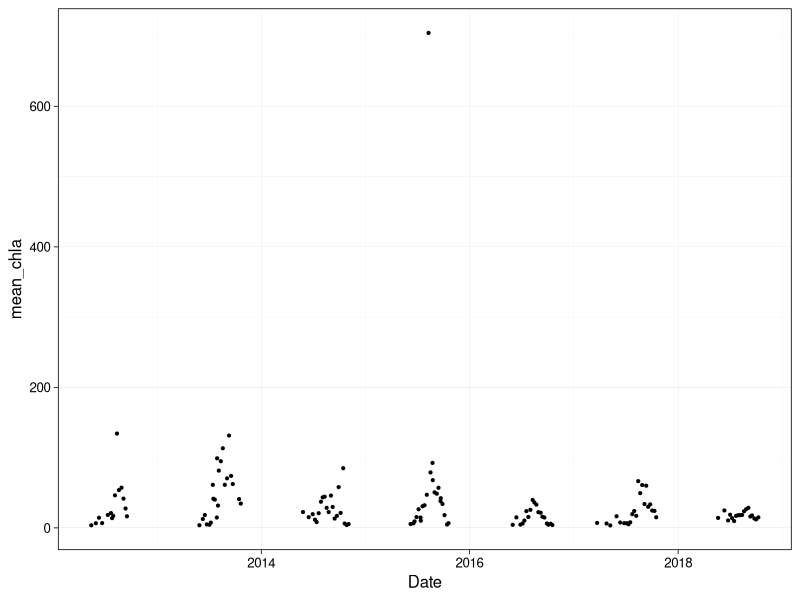
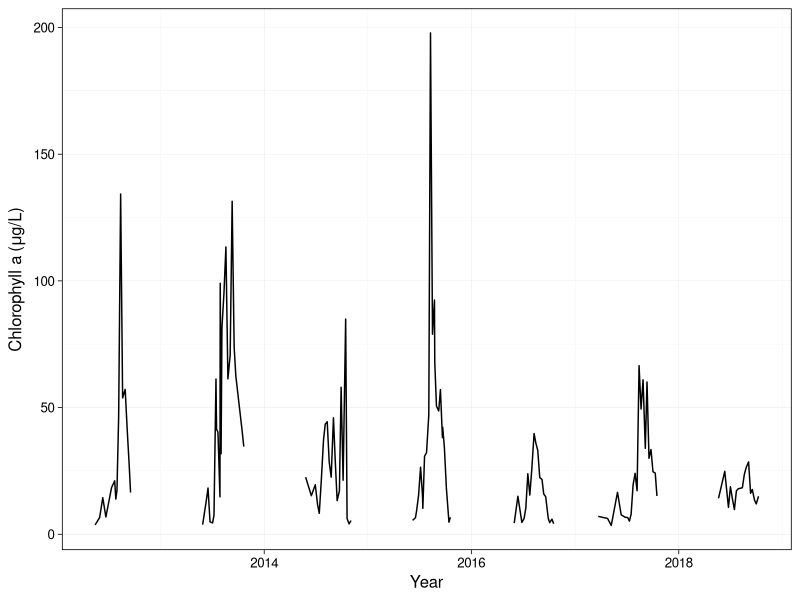
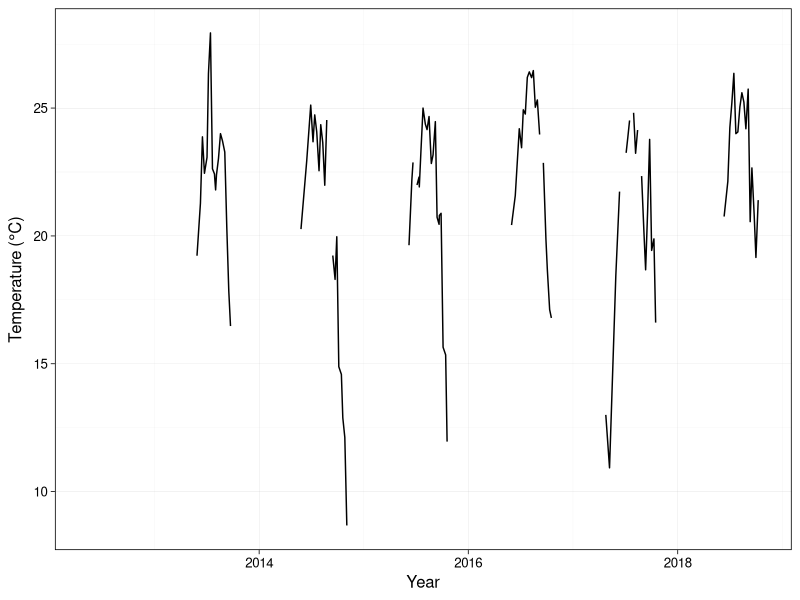
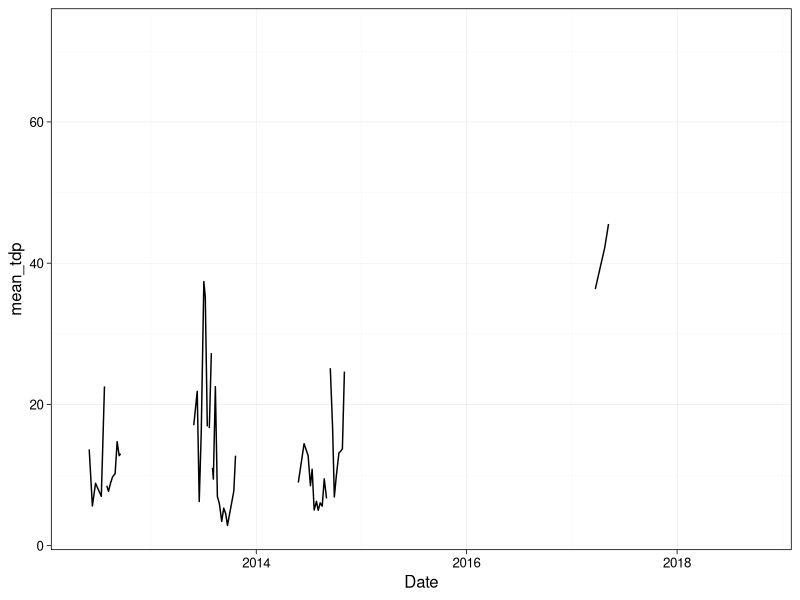
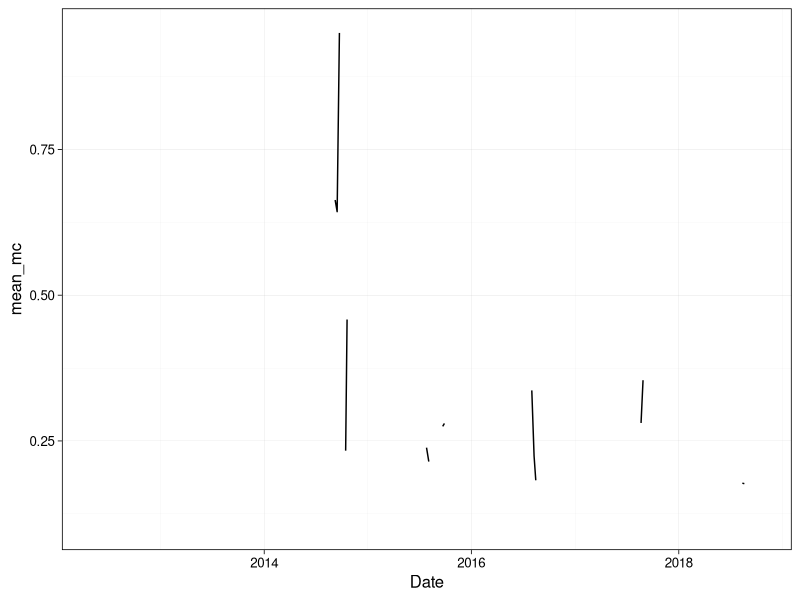

These figures' R source, in order: (Note: this script raises an error after producing the figures.)
library(tidyverse)
#install.packages("lubridate")
library(lubridate)

##setting ggplot theme
ggplot_theme <- theme_linedraw(base_size = 12) +
  theme(panel.grid=element_line(colour="gray"),
        axis.text = element_text(color = "black"), 
        legend.position = "top")
theme_set(ggplot_theme)

##load data
Erie_data <- read.csv("./Data/Processed/Erie_2012_2018_processed.csv")
View(Erie_data)

##data wrangling
class(Erie_data$Date)
Erie_data$Date <- as.Date(Erie_data$Date, format="%m/%d/%Y")

Erie_data_subset <- data_frame(Erie_data$Date, Erie_data$Sample.Depth.category, 
                               Erie_data$CTD.Temperature.b0C, 
                               Erie_data$CTD.Dissolved.Oxygen.mg.L,
                               Erie_data$Dissolved.Microcystin.b5g.L,
                               Erie_data$Extracted.Chlorophyll.a.b5g.L, 
                               Erie_data$Extracted.Phycocyanin.b5g.L, 
                               Erie_data$Total.Dissolved.Phosphorus.b5g.P.L,
                               Erie_data$Ammonia.b5g.N.L,
                               Erie_data$Nitrate..Nitrite.mg.N.L,
                               Erie_data$Urea.b5g.N.L)

colnames(Erie_data_subset) <- c("Date", "Depth_category", "Temp", "DO", "MC", "Chla", "PC", "TDP", "NH3", "NO23", "urea")
View(Erie_data_subset)

Erie_data_date_means <- Erie_data_subset %>%
  group_by(Date) %>%
  summarize(mean_chla = mean(Chla, na.rm=T),
            mean_temp = mean(Temp, na.rm=T),
            mean_mc = mean(MC,na.rm=T),
            mean_do = mean(DO,na.rm=T),
            mean_tdp = mean(TDP, na.rm=T),
            mean_no23 = mean(NO23, na.rm=T)) %>%
  mutate(month = month(Date)) %>%
  mutate(year = year(Date))

View(Erie_data_date_means)

# Days <- as.data.frame(seq(as.Date("2012-03-01"), as.Date("2018-11-30"), "days"))
# colnames(Days)[1] <- "Date"
# 
# Erie_data_subset2 <- left_join(Days, Erie_data_date_means, by = "Date")
# View(Erie_data_subset2)

chla_plot <- ggplot() +
  geom_point(data=Erie_data_date_means, aes(x=Date, y=mean_chla),
             size=0.75)

chla_plot

Erie_data_date_means2 <- Erie_data_subset %>%
  filter(Chla < 6000) %>%
  group_by(Date) %>%
  summarize(mean_chla = mean(Chla),
            mean_temp = mean(Temp),
            mean_mc = mean(MC),
            mean_do = mean(DO),
            mean_tdp = mean(TDP),
            mean_no23 = mean(NO23)) %>%
  mutate(month = month(Date)) %>%
  mutate(year = year(Date))
View(Erie_data_date_means2)

Erie_data_date_means3 <- rbind(Erie_data_date_means2[1:15, ],
                               NA,
                               Erie_data_date_means2[16:37, ], 
                               NA,
                               Erie_data_date_means2[38:58, ],
                               NA,
                               Erie_data_date_means2[59:81, ],
                               NA,
                               Erie_data_date_means2[82:100, ],
                               NA,
                               Erie_data_date_means2[101:122, ],
                               NA,
                               Erie_data_date_means2[123:140, ])

Date_2012 <- as.Date("12/31/2012", format = "%m/%d/%Y")
#Date_2012 <- year(Date_2012)

Date_2013 <- as.Date("12/31/2013", format = "%m/%d/%Y")
#Date_2013 <- year(Date_2013)

Date_2014 <- as.Date("12/31/2014", format = "%m/%d/%Y")
#Date_2014 <- year(Date_2014)

Date_2015 <- as.Date("12/31/2015", format = "%m/%d/%Y")
#Date_2015 <- year(Date_2015)

Date_2016 <- as.Date("12/31/2016", format = "%m/%d/%Y")
#Date_2016 <- year(Date_2016)

Date_2017 <- as.Date("12/31/2017", format = "%m/%d/%Y")
#Date_2017 <- year(Date_2017)

Erie_data_date_means3[16, 1] <- Date_2012
Erie_data_date_means3[39, 1] <- Date_2013
Erie_data_date_means3[61, 1] <- Date_2014
Erie_data_date_means3[85, 1] <- Date_2015
Erie_data_date_means3[105, 1] <- Date_2016
Erie_data_date_means3[128, 1] <- Date_2017

View(Erie_data_date_means3)


chla_plot <- ggplot() +
  geom_line(data= Erie_data_date_means3, aes(x=Date, y=mean_chla),
            na.rm=T) +
  ylab(expression("Chlorophyll a" ~ "("*mu*"g/L)")) +
  xlab("Year")

chla_plot

temp_plot <- ggplot() +
  geom_line(data=Erie_data_date_means3, aes(x=Date, y=mean_temp),
            na.rm=T) +
  ylab(expression("Temperature" ~ "("*degree*C*")")) +
  xlab("Year")

temp_plot

tdp_plot <- ggplot() +
  geom_line(data=Erie_data_date_means3, aes(x=Date, y=mean_tdp),
            na.rm=T)

tdp_plot

mc_plot <- ggplot() +
  geom_line(data=Erie_data_date_means3, aes(x=Date, y=mean_mc),
            na.rm=T)

mc_plot

  
  
Erie_data_month_means <- Erie_data_subset %>%
    mutate(month = month(Date)) %>%
    mutate(year = year(Date)) %>%
    group_by(year, month) %>%
    summarize(mean_chla = mean(Chla, na.rm=T),
              mean_temp = mean(Temp, na.rm=T),
              mean_mc = mean(MC, na.rm=T), 
              mean_do = mean(DO, na.rm=T), 
              mean_tdp = mean(TDP, na.rm=T),
              mean_no23 = mean(NO23, na.rm=T)) 
  
View(Erie_data_month_means)

Erie_data_2022 <- read.csv("./Data/Processed/Erie_2022_processed.csv")
View(Erie_data_2022)

class(Erie_data_2022$Date)
Erie_data_2022$Date <- as.Date(Erie_data_2022$Date, format="%m/%d/%Y")

Erie_data_2022_means <- Erie_data_2022 %>%
  mutate(month = month(Date)) %>%
  mutate(year = year(Date)) %>%
  group_by(year, month) %>%
  summarize(mean_chla = mean(Chla, na.rm=T),
            mean_temp = mean(Temp, na.rm=T),
            mean_mc = mean(MC, na.rm=T),
            mean_do = mean(DO, na.rm=T))
  
chla_plot_ext <- ggplot() +
  geom_line(data=filter(Erie_data_month_means, year=="2012"), aes(x=month, y=mean_chla),
            color="black", linewidth=0.75) +
  geom_line(data=filter(Erie_data_month_means, year=="2014"), aes(x=month, y=mean_chla),
            color="tomato", linewidth=0.75) +
  geom_line(data=filter(Erie_data_month_means, year=="2018"), aes(x=month, y=mean_chla),
            color="#009E73", linewidth=0.75) +
  geom_line(data=Erie_data_2022_means, aes(x=month, y=mean_chla),
            color="#0072B2",linewidth=0.75)

Erie_data_month_means2 <- Erie_data_subset %>%
  mutate(month = month(Date)) %>%
  mutate(year = year(Date)) %>%
  group_by(month) %>%
  summarize(mean_chla = mean(Chla, na.rm=T),
            mean_temp = mean(Temp, na.rm=T),
            mean_mc = mean(MC, na.rm=T), 
            mean_do = mean(DO, na.rm=T), 
            mean_tdp = mean(TDP, na.rm=T),
            mean_no23 = mean(NO23, na.rm=T))

chla_plot_ext <- ggplot() +
  geom_line(data=Erie_data_month_means2, aes(x=month, y=mean_chla),
            color="black", linewidth=0.75)

chla_plot_ext


temp_plot_ext <- ggplot() +
  geom_line(data=filter(Erie_data_month_means, year=="2012"), aes(x=month, y=mean_temp),
            color="black") +
  geom_line(data=filter(Erie_data_month_means, year=="2015"), aes(x=month, y=mean_temp),
            color="tomato") +
  geom_line(data=filter(Erie_data_month_means, year=="2017"), aes(x=month, y=mean_temp),
            color="#009E73") +
  geom_line(data=filter(Erie_data_2022_means), aes(x=month, y=mean_temp),
            color="#0072B2")

temp_plot_ext

mc_plot_ext <- ggplot() +
  geom_line(data=filter(Erie_data_month_means, year=="2012"), aes(x=month, y=mean_mc),
            color="black",linewidth=0.75) +
  geom_line(data=filter(Erie_data_month_means, year=="2015"), aes(x=month, y=mean_mc),
            color="tomato",linewidth=0.75) +
  geom_line(data=filter(Erie_data_month_means, year=="2017"), aes(x=month, y=mean_mc),
            color="#009E73", linewidth=0.75) +
  geom_line(data=filter(Erie_data_2022_means), aes(x=month, y=mean_mc),
            color="#0072B2", linewidth=0.75)

mc_plot_ext


